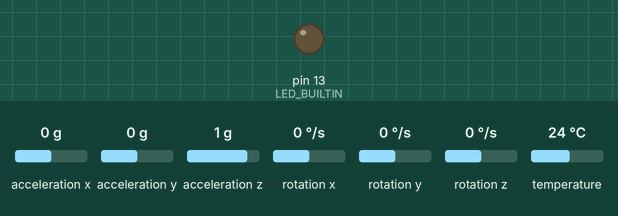
Recording of a sketch running on a simulated Arduino Leonardo, built with avr-gcc and run on an emulated ATmega32U4. Shown: output pins drawn as LEDs (lit = HIGH). Inputs (shaded band) come from the test bench; at power-on: acceleration z 1 g, acceleration x 0 g, acceleration y 0 g, rotation x 0 °/s, rotation y 0 °/s, rotation z 0 °/s, temperature 24 °C. What the sketch prints to the serial monitor is not drawn.

Above: at 1.4 s.
1.5 s: acceleration z set to 0 g
At 1.73 s:
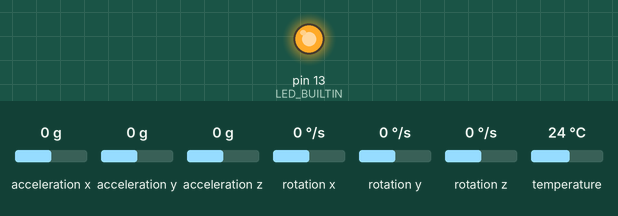
4.5 s: acceleration x set to -1.4 g
At 5.6 s:
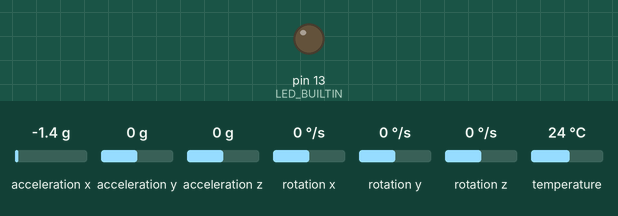
Timing chart, 0 to 7.5 s (numbered marks = the images above; inputs shaded):
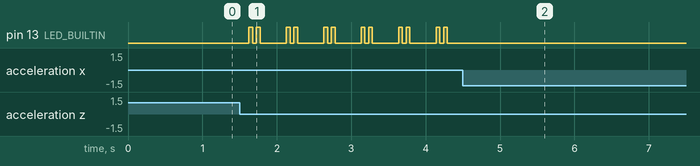

The sketch:

gyro-test.ino
```cpp
// Basic demo for accelerometer readings from Adafruit MPU6050

#include <Adafruit_MPU6050.h>
#include <Adafruit_Sensor.h>
#include <Wire.h>

#define ACCEL_FLAG 0xA1

Adafruit_MPU6050 mpu;

void setup(void) {
  pinMode(LED_BUILTIN, OUTPUT);
  Serial.begin(115200);
  // while (!Serial)
  //   delay(10); // will pause Zero, Leonardo, etc until serial console opens

  // Serial.println("Adafruit MPU6050 test!");

  // // Try to initialize!
  // if (!mpu.begin()) {
  //   Serial.println("Failed to find MPU6050 chip");
  //   while (1) {
  //     delay(10);
  //   }
  // }
  // Serial.println("MPU6050 Found!");

  // mpu.setAccelerometerRange(MPU6050_RANGE_4_G);
  // mpu.setGyroRange(MPU6050_RANGE_500_DEG);
  // mpu.setFilterBandwidth(MPU6050_BAND_21_HZ);
  init_accel_gyro();
  delay(100);
}

void loop() {
  // sensors_event_t a, g, temp;
  // mpu.getEvent(&a, &g, &temp);

  // /* Print out the values */
  // Serial.print("Acceleration X: ");
  // Serial.print(a.acceleration.x);
  // Serial.print(", Y: ");
  // Serial.print(a.acceleration.y);
  // Serial.print(", Z: ");
  // Serial.print(a.acceleration.z);
  // Serial.println(" m/s^2");

  // Serial.print("Acceleration X %: ");
  // Serial.print(convert_accel_range(a.acceleration.x));
  // Serial.print(", Y %: ");
  // Serial.print(convert_accel_range(a.acceleration.y));
  // Serial.print(", Z %: ");
  // Serial.print(convert_accel_range(a.acceleration.z));
  // Serial.println();

  // Serial.print("Rotation X: ");
  // Serial.print(g.gyro.x);
  // Serial.print(", Y: ");
  // Serial.print(g.gyro.y);
  // Serial.print(", Z: ");
  // Serial.print(g.gyro.z);
  // Serial.println(" rad/s");

  // Serial.print("Temperature: ");
  // Serial.print(temp.temperature);
  // Serial.println(" degC");

  // Serial.println("");
  // delay(500);

  send_accel_gyro_periodically();
  // delay(500);
}

void init_accel_gyro() {
  // Try to initialize!
  if (!mpu.begin()) {
    // Serial.println("Failed to find MPU6050 chip");
    while (1) {
      delay(10);
    }
  }
  // Serial.println("MPU6050 Found!");

  mpu.setAccelerometerRange(MPU6050_RANGE_4_G);
  mpu.setGyroRange(MPU6050_RANGE_500_DEG);
  mpu.setFilterBandwidth(MPU6050_BAND_21_HZ);

  delay(100);
}

int8_t map_to_int8_t(float num, float max_val) {
  int val = num * 127.0 / max_val;
  if (val > 127) {
    val = 127;
  } else if (val < -128) {
    val = -128;
  }
  return val;
}

void send_accel_gyro() {
  const float max_gravity = 4.0 * SENSORS_GRAVITY_STANDARD;
  uint8_t packet[7];
  sensors_event_t a, g, temp;
  mpu.getEvent(&a, &g, &temp);

  packet[0] = ACCEL_FLAG;
  packet[1] = map_to_int8_t(a.acceleration.y, max_gravity);
  packet[2] = map_to_int8_t(a.acceleration.x, max_gravity);
  packet[3] = map_to_int8_t(a.acceleration.z, max_gravity);
  packet[4] = map_to_int8_t(g.gyro.x, max_gravity);
  packet[5] = map_to_int8_t(g.gyro.z, max_gravity);
  packet[6] = map_to_int8_t(g.gyro.y, max_gravity);

  if (packet[1] == 0 && packet[2] == 0 && packet[3] == 0) {
    Blink(LED_BUILTIN, 50, 2);
    init_accel_gyro();
    return;
  }

  // customPrint("Acceleration X: ");
  // customPrint(packet[0]);
  // customPrint(", Y: ");
  // customPrint(packet[1]);
  // customPrint(", Z: ");
  // customPrint(packet[2]);
  // customPrintln();

  // rf69.send(packet, 7);
  // if (WIRED_MODE) {
  Serial.write(packet, 7);
  // }
}

void send_accel_gyro_periodically() {
  const uint32_t send_period_ms = 200; // 10Hz => 100ms
  static unsigned long last_sent_time = 0;

  if (millis() - last_sent_time > send_period_ms) {
    send_accel_gyro();
    last_sent_time = millis();
  }
}

void Blink(byte pin, byte delay_ms, byte loops) {
  while (loops--) {
    digitalWrite(pin, HIGH);
    delay(delay_ms);
    digitalWrite(pin, LOW);
    delay(delay_ms);
  }
}
```

Measured:
- after the input at 1.5 s, pin 13 (LED_BUILTIN): LOW → HIGH after 0.13 s, then repeats every 0.50 s: LOW 0.05 s, HIGH 0.05 s, LOW 0.35 s, HIGH 0.05 s
- after the input at 4.5 s, pin 13 (LED_BUILTIN): stops changing and stays LOW
